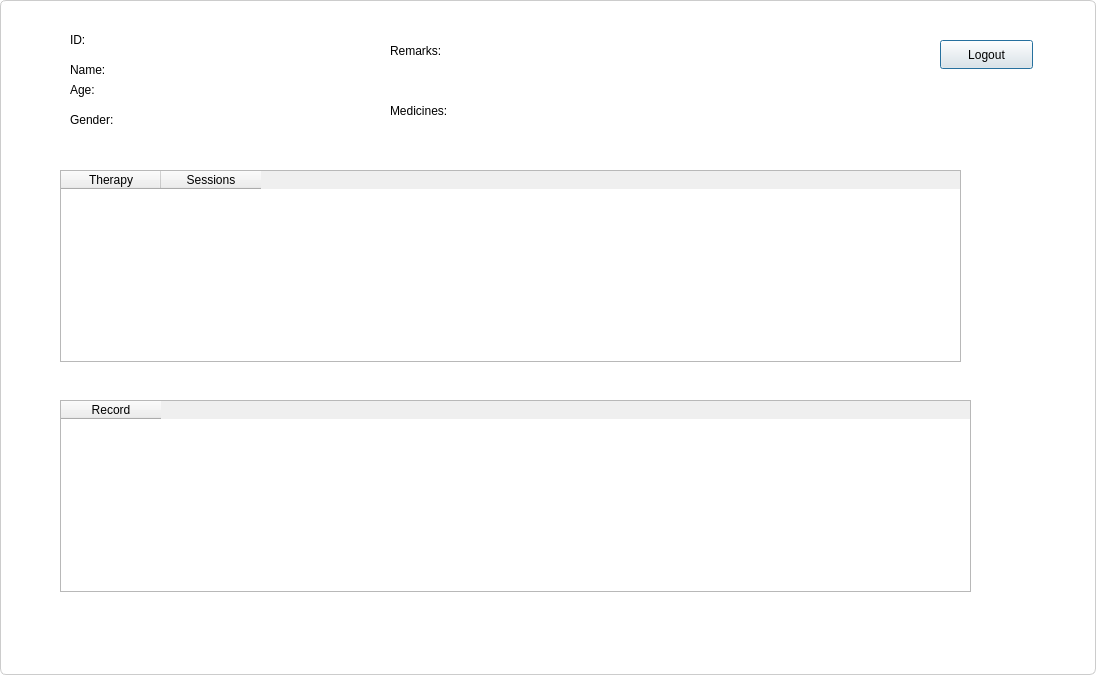
<?xml version="1.0" encoding="UTF-8"?>
<ui version="4.0">
 <class>Dialog</class>
 <widget class="QDialog" name="Dialog">
  <property name="geometry">
   <rect>
    <x>0</x>
    <y>0</y>
    <width>1096</width>
    <height>675</height>
   </rect>
  </property>
  <property name="windowTitle">
   <string>Dialog</string>
  </property>
  <property name="styleSheet">
   <string notr="true">QDialog {
    background-color: white;
    border: 1px solid #ccc;
    border-radius: 6px;
}
</string>
  </property>
  <widget class="QLabel" name="nameLabel">
   <property name="geometry">
    <rect>
     <x>70</x>
     <y>60</y>
     <width>221</width>
     <height>20</height>
    </rect>
   </property>
   <property name="text">
    <string>Name:</string>
   </property>
  </widget>
  <widget class="QLabel" name="ageLabel">
   <property name="geometry">
    <rect>
     <x>70</x>
     <y>80</y>
     <width>251</width>
     <height>20</height>
    </rect>
   </property>
   <property name="text">
    <string>Age:</string>
   </property>
  </widget>
  <widget class="QLabel" name="genderLabel">
   <property name="geometry">
    <rect>
     <x>70</x>
     <y>110</y>
     <width>221</width>
     <height>20</height>
    </rect>
   </property>
   <property name="text">
    <string>Gender:</string>
   </property>
  </widget>
  <widget class="QLabel" name="idLabel">
   <property name="geometry">
    <rect>
     <x>70</x>
     <y>30</y>
     <width>171</width>
     <height>20</height>
    </rect>
   </property>
   <property name="text">
    <string>ID:</string>
   </property>
  </widget>
  <widget class="QTableWidget" name="therapyTable">
   <property name="geometry">
    <rect>
     <x>60</x>
     <y>170</y>
     <width>901</width>
     <height>192</height>
    </rect>
   </property>
   <property name="editTriggers">
    <set>QAbstractItemView::NoEditTriggers</set>
   </property>
   <column>
    <property name="text">
     <string>Therapy</string>
    </property>
   </column>
   <column>
    <property name="text">
     <string>Sessions</string>
    </property>
   </column>
  </widget>
  <widget class="QTableWidget" name="recordTable">
   <property name="geometry">
    <rect>
     <x>60</x>
     <y>400</y>
     <width>911</width>
     <height>192</height>
    </rect>
   </property>
   <property name="editTriggers">
    <set>QAbstractItemView::NoEditTriggers</set>
   </property>
   <property name="tabKeyNavigation">
    <bool>false</bool>
   </property>
   <property name="showDropIndicator" stdset="0">
    <bool>false</bool>
   </property>
   <property name="dragDropOverwriteMode">
    <bool>false</bool>
   </property>
   <column>
    <property name="text">
     <string>Record</string>
    </property>
   </column>
  </widget>
  <widget class="QPushButton" name="logoutButton">
   <property name="geometry">
    <rect>
     <x>940</x>
     <y>40</y>
     <width>93</width>
     <height>29</height>
    </rect>
   </property>
   <property name="text">
    <string>Logout</string>
   </property>
  </widget>
  <widget class="QLabel" name="remarksLabel">
   <property name="geometry">
    <rect>
     <x>390</x>
     <y>30</y>
     <width>451</width>
     <height>41</height>
    </rect>
   </property>
   <property name="text">
    <string>Remarks:</string>
   </property>
  </widget>
  <widget class="QLabel" name="medicinesLabel">
   <property name="geometry">
    <rect>
     <x>390</x>
     <y>90</y>
     <width>471</width>
     <height>41</height>
    </rect>
   </property>
   <property name="text">
    <string>Medicines:</string>
   </property>
  </widget>
 </widget>
 <resources/>
 <connections/>
</ui>
